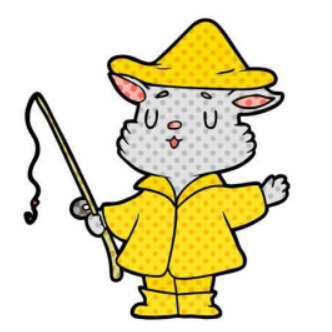
%> input picture imag_handle/test3.png, 332 x 332 px
$ octave bound_de.m   (GNU Octave 9; MATLAB toolbox functions it lacks are replaced by stand-ins)
%> lines starting %> are read from the running program, lines starting %| are printed output that depends on the picture; in (x1, y1, x2, y2) boxes, pixels count from 0 and x2, y2 are one past the last pixel; in counts of white or black regions, pixels touching at a corner belong together; the program's own positions count from 1
% datapath = "D:\Documents\homework_5th\deecamp\dataset\downloads\pig";
close all;
clear all;
clc;

% Read grayscale image into the workspace
I = rgb2gray(imread('test3.png'));
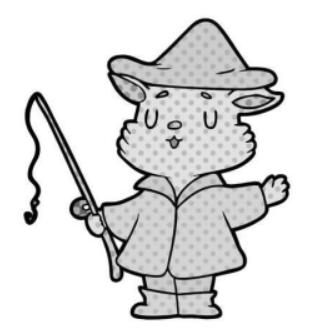
%> I: size 332x332 uint8; min 0, max 255, mean 221.7

% Convert grayscale image to binary image using local adaptive thresholding
BW = imbinarize(I);
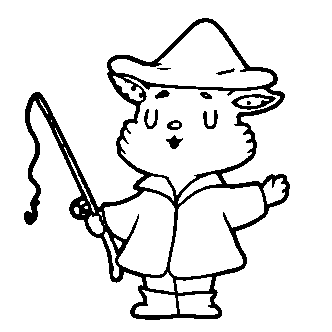
%> BW: size 332x332 logical; 90.1% white; 11 black regions (1 under 20 px), largest, box (x1, y1, x2, y2) and area: (24, 18, 290, 320) 9914, (231, 94, 276, 110) 291, (203, 110, 218, 129) 132

% Calculate boundaries of regions in image and overlay the boundaries on the image
B = bwboundaries(BW, 'noholes');
%> B = 30 boundaries; largest, box (x1, y1, x2, y2) and points: (0, 0, 332, 332) 1325, (120, 77, 280, 195) 548, (111, 22, 273, 88) 362, (170, 186, 264, 277) 340, (104, 191, 175, 275) 293
imshow(BW);

$ run again, with imag_handle/test4.png copied over imag_handle/test3.png
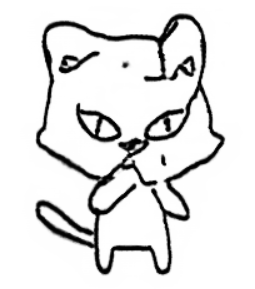
%> input picture imag_handle/test4.png, 255 x 289 px
%> `BW = imbinarize(I);`:
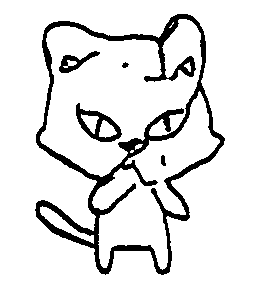
%> BW: size 289x255 logical; 88.7% white; 5 black regions, box (x1, y1, x2, y2) and area: (35, 14, 225, 275) 7271, (76, 103, 122, 142) 621, (59, 51, 100, 73) 334, (161, 155, 166, 166) 42, (122, 62, 129, 68) 27
%> B = 11 boundaries; largest, box (x1, y1, x2, y2) and points: (0, 0, 255, 289) 1085, (40, 19, 202, 177) 827, (92, 91, 220, 270) 743, (40, 206, 94, 244) 123, (81, 114, 99, 134) 54

$ run again, with imag_handle/test5.png copied over imag_handle/test3.png
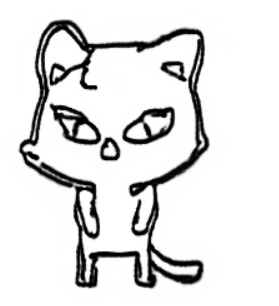
%> input picture imag_handle/test5.png, 279 x 306 px
%> `BW = imbinarize(I);`:
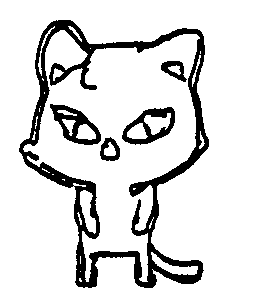
%> BW: size 306x279 logical; 87.7% white; 5 black regions, box (x1, y1, x2, y2) and area: (19, 20, 209, 288) 8333, (50, 104, 101, 145) 837, (122, 107, 175, 145) 802, (161, 61, 187, 82) 265, (100, 137, 120, 161) 256
%> B = 33 boundaries; largest, box (x1, y1, x2, y2) and points: (23, 30, 200, 282) 1172, (0, 0, 279, 306) 1167, (151, 252, 198, 275) 108, (38, 26, 55, 76) 102, (80, 190, 96, 234) 98

$ run again, with imag_handle/test.jpg saved as imag_handle/test3.png
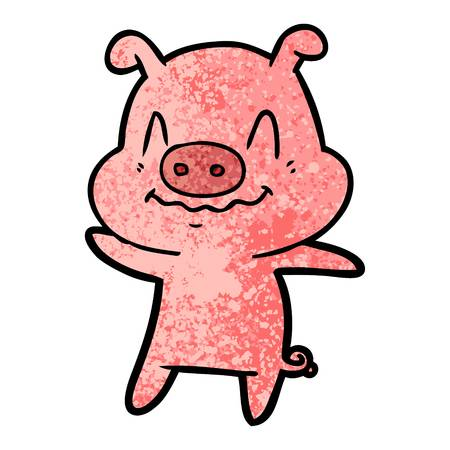
%> input picture imag_handle/test.jpg, 450 x 450 px
%> `I = rgb2gray(imread('test3.png'));`:
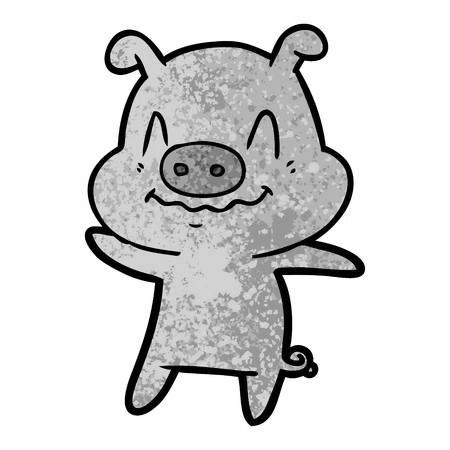
%> I: size 450x450 uint8; min 0, max 255, mean 216.9
%> `BW = imbinarize(I);`:
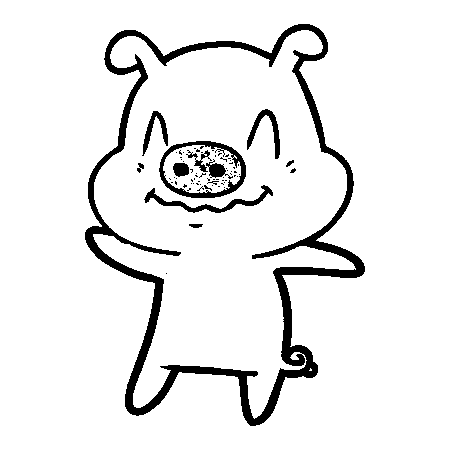
%> BW: size 450x450 logical; 92.3% white; 73 black regions (62 under 20 px), largest, box (x1, y1, x2, y2) and area: (85, 24, 365, 426) 12017, (159, 141, 246, 198) 1114, (144, 185, 273, 213) 741
%> B = 4 boundaries; box (x1, y1, x2, y2) and points: (0, 0, 450, 450) 1797, (93, 30, 356, 419) 1781, (163, 145, 241, 193) 237, (309, 368, 312, 371) 7
